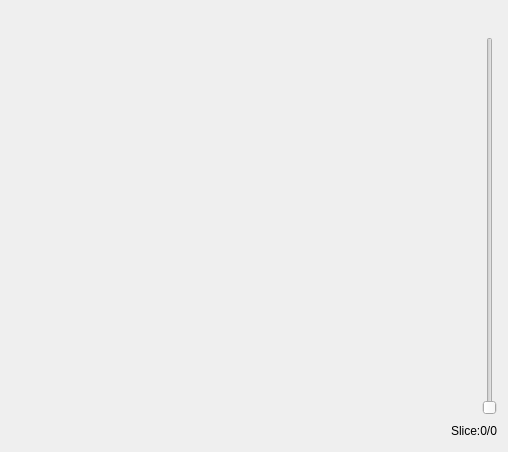
<?xml version="1.0" encoding="UTF-8"?>
<ui version="4.0">
 <class>ImageViewerUI</class>
 <widget class="QWidget" name="ImageViewerUI">
  <property name="geometry">
   <rect>
    <x>0</x>
    <y>0</y>
    <width>508</width>
    <height>452</height>
   </rect>
  </property>
  <property name="windowTitle">
   <string>Form</string>
  </property>
  <layout class="QVBoxLayout" name="verticalLayout_2">
   <item>
    <layout class="QHBoxLayout" name="horizontalLayout_10">
     <item>
      <widget class="QLabel" name="imageInfo">
       <property name="text">
        <string/>
       </property>
      </widget>
     </item>
     <item>
      <spacer name="horizontalSpacer">
       <property name="orientation">
        <enum>Qt::Orientation::Horizontal</enum>
       </property>
       <property name="sizeHint" stdset="0">
        <size>
         <width>40</width>
         <height>20</height>
        </size>
       </property>
      </spacer>
     </item>
    </layout>
   </item>
   <item>
    <layout class="QHBoxLayout" name="horizontalLayout">
     <property name="spacing">
      <number>4</number>
     </property>
     <item>
      <widget class="QWidget" name="vtkParent" native="true">
       <property name="sizePolicy">
        <sizepolicy hsizetype="Expanding" vsizetype="Expanding">
         <horstretch>1</horstretch>
         <verstretch>1</verstretch>
        </sizepolicy>
       </property>
      </widget>
     </item>
     <item>
      <widget class="QSlider" name="sliceSlider">
       <property name="orientation">
        <enum>Qt::Orientation::Vertical</enum>
       </property>
      </widget>
     </item>
    </layout>
   </item>
   <item>
    <layout class="QHBoxLayout" name="horizontalLayout_11">
     <item>
      <spacer name="horizontalSpacer_2">
       <property name="orientation">
        <enum>Qt::Orientation::Horizontal</enum>
       </property>
       <property name="sizeHint" stdset="0">
        <size>
         <width>40</width>
         <height>20</height>
        </size>
       </property>
      </spacer>
     </item>
     <item>
      <widget class="QLabel" name="sliceIdxLabel">
       <property name="text">
        <string>Slice:0/0</string>
       </property>
      </widget>
     </item>
    </layout>
   </item>
  </layout>
 </widget>
 <resources/>
 <connections/>
</ui>
